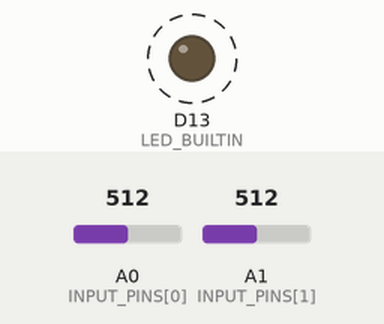
This sketch was run on a simulated Arduino Uno R4 Minima. Shown: output pins drawn as LEDs (lit = HIGH). Dashed ring = blinking. Inputs (shaded band) come from the test bench; at power-on: A0 (INPUT_PINS[0]) = 512, A1 (INPUT_PINS[1]) = 512 (analog values on the 0–1023 scale). What the sketch prints to the serial monitor is not drawn.

Above: at 0.7 s.
Timing chart, 0 to 5.7 s (numbered marks = the images above):
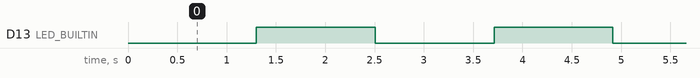

Measured:
- by itself, D13 (LED_BUILTIN): alternates HIGH for 1.2 s and LOW for 1.2 s

The sketch:

Data_streaming.ino
```cpp
// BCI EEG - Raw Data Streaming
// BioAmp EXG Pill - Arduino UNO R4
// Streams 2 channels of RAW samples to computer
// Filtering is done in Python for flexibility
// Uses 14-bit ADC for higher resolution

#define SAMPLE_RATE 512       // Samples per second
#define BAUD_RATE 230400      // Serial communication speed (increased for 2 channels)
#define NUM_CHANNELS 2        // Number of EEG channels
#define ADC_BITS 14           // Arduino UNO R4 supports 14-bit ADC
#define ADC_MAX_VALUE 16383   // 2^14 - 1

// Input pins for each channel
const int INPUT_PINS[NUM_CHANNELS] = {A0, A1};

void setup() {
  Serial.begin(BAUD_RATE);

  // Set ADC resolution to 14-bit (Arduino UNO R4 feature)
  analogReadResolution(ADC_BITS);

  // Set up input pins
  for (int i = 0; i < NUM_CHANNELS; i++) {
    pinMode(INPUT_PINS[i], INPUT);
  }
  pinMode(LED_BUILTIN, OUTPUT);

  // Wait for serial connection
  while (!Serial) {
    ; // Wait for serial port to connect
  }

  // Send header information (computer can parse this)
  Serial.println("READY");
  Serial.print("SAMPLE_RATE:");
  Serial.println(SAMPLE_RATE);
  Serial.print("NUM_CHANNELS:");
  Serial.println(NUM_CHANNELS);
  Serial.print("ADC_BITS:");
  Serial.println(ADC_BITS);

  delay(100);
}

void loop() {
  static unsigned long lastMicros = 0;
  unsigned long currentMicros = micros();

  // Precise timing - sample at exactly SAMPLE_RATE Hz
  if (currentMicros - lastMicros >= (1000000 / SAMPLE_RATE)) {
    lastMicros = currentMicros;

    // Read raw analog values (0-16383 for 14-bit ADC)
    int raw0 = analogRead(INPUT_PINS[0]);
    int raw1 = analogRead(INPUT_PINS[1]);

    // Send raw samples to computer
    // Format: timestamp,ch0,ch1 (comma-separated values per line)
    Serial.print(currentMicros);
    Serial.print(",");
    Serial.print(raw0);
    Serial.print(",");
    Serial.println(raw1);

    // Optional: Blink LED to show activity (every SAMPLE_RATE samples = 1 second)
    static int sampleCount = 0;
    sampleCount++;
    if (sampleCount >= SAMPLE_RATE) {
      digitalWrite(LED_BUILTIN, !digitalRead(LED_BUILTIN));
      sampleCount = 0;
    }
  }
}
```
